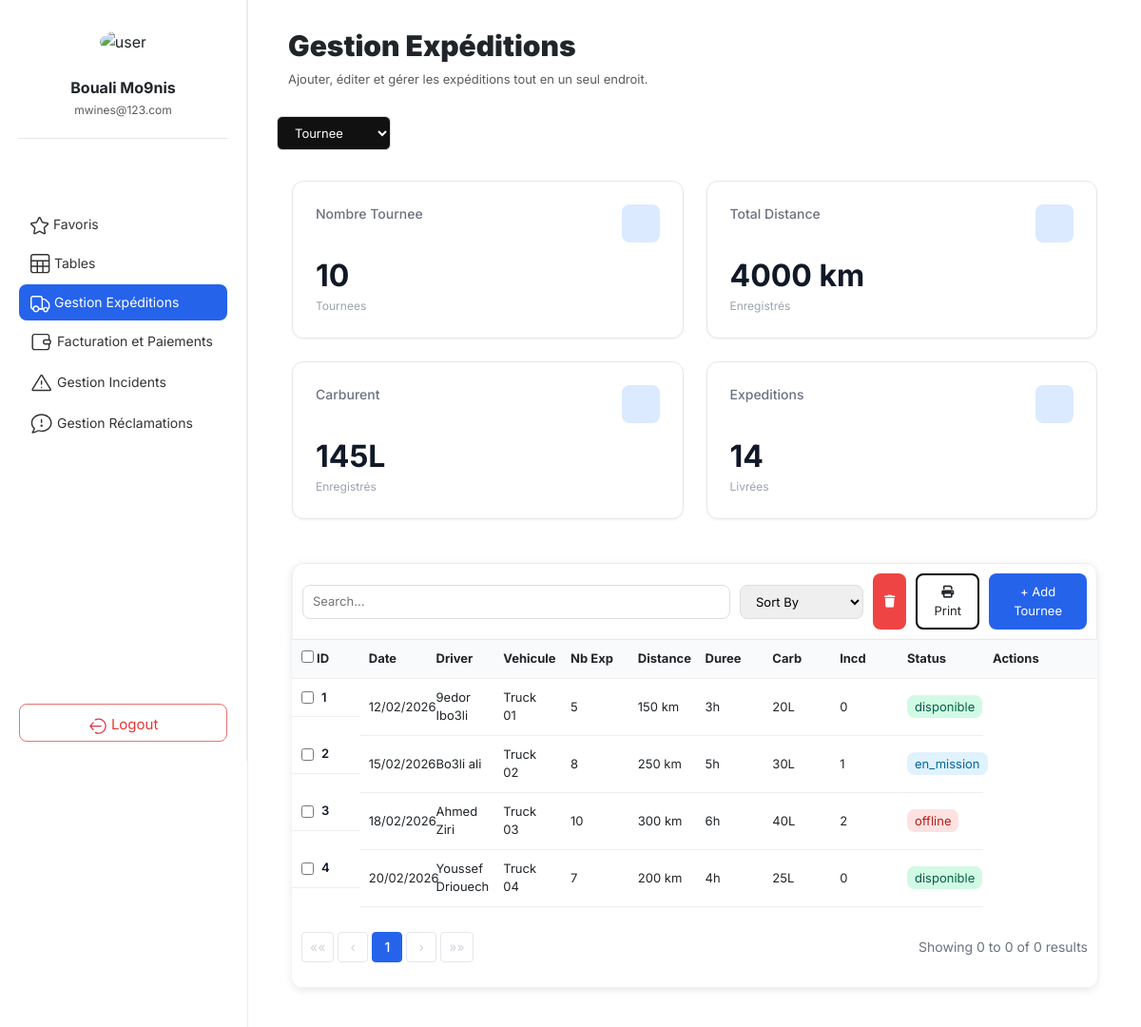
The page /expedition/tournee/ on the database as committed earlier.
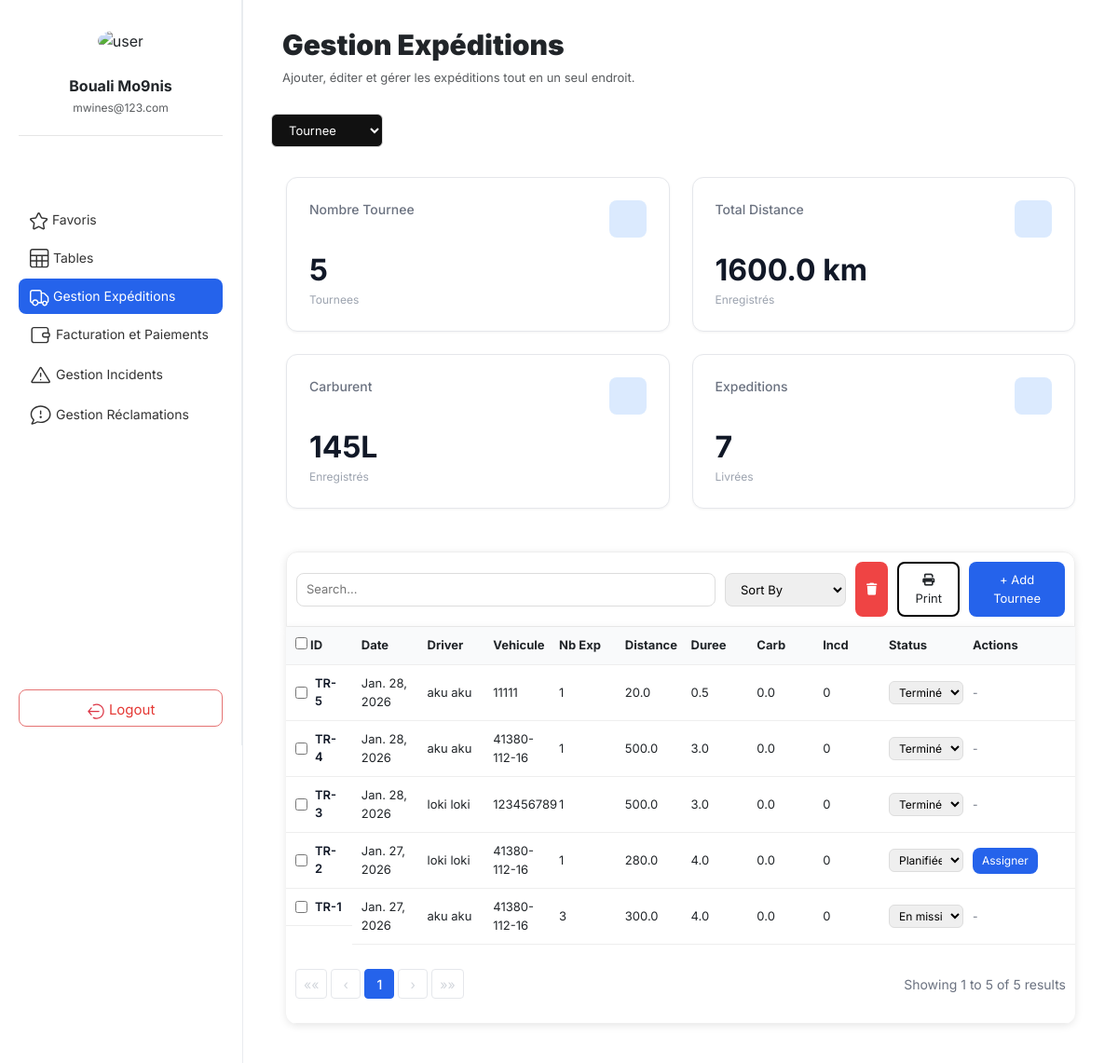
The same page on the database as committed later.
### core/models/models.py (models this page shows, shortened)
class Tour(models.Model):
    tour_date = models.DateField()
    distance = models.FloatField()
    duration = models.FloatField()
    status = models.CharField(max_length=50)
    driver = models.ForeignKey(Driver, on_delete=models.RESTRICT)
    vehicle = models.ForeignKey(Vehicle, on_delete=models.RESTRICT)
    nb_exp = models.IntegerField(default=0, verbose_name="Number of Expeditions")
    carb = models.FloatField(default=0, verbose_name="Fuel Consumption (L)")
    incd = models.IntegerField(default=0, verbose_name="Number of Incidents")

class Driver(models.Model):
    first_name = models.CharField(max_length=100)
    last_name = models.CharField(max_length=100)
    phone = models.CharField(max_length=20)
    license_number = models.CharField(max_length=50, unique=True)
    hire_date = models.DateField()
    status = models.CharField(max_length=50)
    def __str__(self):
        return f"{self.first_name} {self.last_name}"

class Vehicle(models.Model):
    plate_number = models.CharField(max_length=50, unique=True)
    brand = models.CharField(max_length=50)
    model = models.CharField(max_length=50)
    max_weight = models.FloatField()
    max_volume = models.FloatField()
    status = models.CharField(max_length=50)
    def __str__(self):
        return self.plate_number

### core/web/views.py (the view, shortened to what this page needs)
# urls.py: path("expedition/tournee/", views.tournee_view, name="tournee_view"),
def tournee_view(request):
    try:
        Tour = apps.get_model("core", "Tour")
    except LookupError as e:
        raise Http404("Tournee model not found (check core/models/models.py).") from e
    db_table = Tour._meta.db_table
    search_query = request.GET.get('search', '').strip()
    Tournees = Tour.objects.all()
    Tournees = Tournees.order_by('-id')
    page_obj = Paginator(Tournees, 10).get_page(request.GET.get("page"))
    from django.db.models import Sum, Count
    all_tours = Tour.objects.all()
    stats = {
        'tournees': all_tours.count(),
        'distance': all_tours.aggregate(Sum('distance'))['distance__sum'] or 0,
        'carburant': all_tours.aggregate(Sum('carb'))['carb__sum'] or 0,
        'expeditions': all_tours.aggregate(Sum('nb_exp'))['nb_exp__sum'] or 0,
    }
    return render(request, "expedition/tourne.html", {"page_obj": page_obj, "stats": stats})

### core/web/templates/expedition/tourne.html (shortened to what the changed rows need)
{% extends "home.html" %}
{% load static %}
{% block content %}
<link rel="stylesheet" href="{% static 'css/tourne.css' %}">
<div class="tables-top">
    <div class="table-header">
            <h2><b>Gestion Expéditions</b></h2>
    </div>
</div>
<div class="stats-cards-row">
    <div class="stat-card-modern">
        <div class="stat-header">
            <span class="stat-label">Nombre Tournee</span>
            <div class="stat-icon stat-icon-blue">
            </div>
        </div>
        <div class="stat-value-large">{{ stats.tournees|default:"10" }}</div>
        <div class="stat-sublabel">Tournees</div>
    </div>
    <div class="stat-card-modern">
        <div class="stat-header">
            <span class="stat-label">Total Distance</span>
            <div class="stat-icon stat-icon-blue">
            </div>
        </div>
        <div class="stat-value-large">{{ stats.distance|default:"4000" }} km</div>
        <div class="stat-sublabel">Enregistrés</div>
    </div>
    <div class="stat-card-modern">
        <div class="stat-header">
            <span class="stat-label">Expeditions</span>
            <div class="stat-icon stat-icon-blue">
            </div>
        </div>
        <div class="stat-value-large">{{ stats.expeditions|default:"14" }}</div>
        <div class="stat-sublabel">Livrées</div>
    </div>
</div>
<section class="table-section">
    <div class="table-content">
        <table>
            <thead>
                <tr>
                    <th>
                        <label>
                            <input type="checkbox" id="selectAll">
                            ID
                        </label>
                    </th>
                    <th>Date</th>
                    <th>Driver</th>
                    <th>Vehicule</th>
                    <th>Nb Exp </th>
                    <th>Distance </th>
                    <th>Duree</th>
                    <th>Carb</th>
                    <th>Incd</th>
                    <th style="width: 90px;">Status</th>
                    <th style="width: 120px;">Actions</th>
                </tr>
            </thead>
            <tbody>
                {% for tour in page_obj %}
                <tr>
                    <td class="id-col"><input type="checkbox" value="{{ tour.id }}"><span class="row-id">TR-{{ tour.id }}</span></td>
                    <td>{{ tour.tour_date }}</td>
                    <td>{{ tour.driver }}</td>
                    <td>{{ tour.vehicle }}</td>
                    <td>{{ tour.nb_exp }}</td>
                    <td>{{ tour.distance }}</td>
                    <td>{{ tour.duration }}</td>
                    <td>{{ tour.carb }}</td>
                    <td>{{ tour.incd }}</td>
                    <td class="status">
                        <select onchange="updateTourStatus({{ tour.id }}, this.value)"
                                style="padding: 3px 6px;width: 80px; border-radius: 6px; border: 1px solid #ddd; font-size: 12px; cursor: pointer;">
                            <option value="disponible" {% if tour.status == "disponible" %}selected{% endif %} {% if tour.status != "disponible" %}disabled{% endif %}>Planifiée</option>
                            <option value="en_mission" {% if tour.status == "en_mission" %}selected{% endif %}>En mission</option>
                            <option value="offline" {% if tour.status == "offline" %}selected{% endif %}>Terminée</option>
                        </select>
                    </td>
                    <td>
                        {% if tour.status == "disponible" %}
                        <button class="btn primary" style="padding: 5px 10px; font-size: 12px;" onclick="openAssignModal({{ tour.id }})">
                             Assigner
                        </button>
                        {% else %}
                        <span style="color: #6b7280; font-size: 12px;">-</span>
                        {% endif %}
                    </td>
                </tr>
                {% empty %}
                <tr>
                    <td class="id-col"><input type="checkbox"><span class="row-id">1</span></td>
                    <td>12/02/2026</td>
                    <td>9edor Ibo3li</td>
                    <td>Truck 01</td>
                    <td>5</td>
                    <td>150 km</td>
                    <td>3h</td>
                    <td>20L</td>
                    <td>0</td>
                    <td class="status">
                        <span class="status-badge status-disponible">disponible</span>
                    </td>
                </tr>
                <tr>
                    <td class="id-col"><input type="checkbox"><span class="row-id">2</span></td>
                    <td>15/02/2026</td>
                    <td>Bo3li ali</td>
                    <td>Truck 02</td>
                    <td>8</td>
                    <td>250 km</td>
                    <td>5h</td>
                    <td>30L</td>
                    <td>1</td>
                    <td class="status">
                        <span class="status-badge status-en_mission">en_mission</span>
                    </td>
                </tr>
                <tr>
                    <td class="id-col"><input type="checkbox"><span class="row-id">3</span></td>
                    <td>18/02/2026</td>
                    <td>Ahmed Ziri</td>
                    <td>Truck 03</td>
                    <td>10</td>
                    <td>300 km</td>
                    <td>6h</td>
                    <td>40L</td>
                    <td>2</td>
                    <td class="status">
                        <span class="status-badge status-offline">offline</span>
                    </td>
                </tr>
                <tr>
                    <td class="id-col"><input type="checkbox"><span class="row-id">4</span></td>
                    <td>20/02/2026</td>
                    <td>Youssef Driouech</td>
                    <td>Truck 04</td>
                    <td>7</td>
                    <td>200 km</td>
                    <td>4h</td>
                    <td>25L</td>
                    <td>0</td>
                    <td class="status">
                        <span class="status-badge status-disponible">disponible</span>
                    </td>
                </tr>
                {% endfor %}
            </tbody>
            <tfoot>
                <tr>
                    <td colspan="11">
                        <div class="pagination-footer">
                            <div class="pagination">
                                {% if page_obj.has_previous %}
                                    <a href="?page=1" class="pagination-nav">««</a>
                                    <a href="?page={{ page_obj.previous_page_number }}" class="pagination-nav">‹</a>
                                {% else %}
                                    <span class="pagination-nav disabled">««</span>
                                    <span class="pagination-nav disabled">‹</span>
                                {% endif %}
                                {% for num in page_obj.paginator.page_range %}
                                    {% if num == page_obj.number %}
                                        <strong class="pagination-current">{{ num }}</strong>
                                    {% elif num > page_obj.number|add:'-3' and num < page_obj.number|add:'3' %}
                                        <a href="?page={{ num }}" class="pagination-link">{{ num }}</a>
                                    {% elif num == 1 or num == page_obj.paginator.num_pages %}
                                        <a href="?page={{ num }}" class="pagination-link">{{ num }}</a>
                                    {% elif num == page_obj.number|add:'-3' or num == page_obj.number|add:'3' %}
                                        <span class="pagination-ellipsis">...</span>
                                    {% endif %}
                                {% endfor %}
                                {% if page_obj.has_next %}
                                    <a href="?page={{ page_obj.next_page_number }}" class="pagination-nav">›</a>
                                    <a href="?page={{ page_obj.paginator.num_pages }}" class="pagination-nav">»»</a>
                                {% else %}
                                    <span class="pagination-nav disabled">›</span>
                                    <span class="pagination-nav disabled">»»</span>
                                {% endif %}
                            </div>
                            <div class="pagination-info">
                                Showing {{ page_obj.start_index }} to {{ page_obj.end_index }} of {{ page_obj.paginator.count }} results
                            </div>
                        </div>
                    </td>
                </tr>
            </tfoot>
        </table>
    </div>
</section>
{% endblock %}

Rows that differ between the two databases and show on the page:
added Tour: id "5", tour_date "Jan. 28, 2026", driver "aku aku", vehicle "11111", nb_exp "1", distance "20.0", duration "0.5", carb "0.0", incd "0", status+id "Terminée"
added Tour: id "4", tour_date "Jan. 28, 2026", driver "aku aku", vehicle "41380-112-16", nb_exp "1", distance "500.0", duration "3.0", carb "0.0", incd "0", status+id "Terminée"
added Tour: id "3", tour_date "Jan. 28, 2026", driver "loki loki", vehicle "123456789", nb_exp "1", distance "500.0", duration "3.0", carb "0.0", incd "0", status+id "Terminée"
added Tour: id "2", tour_date "Jan. 27, 2026", driver "loki loki", vehicle "41380-112-16", nb_exp "1", distance "280.0", duration "4.0", carb "0.0", incd "0", status+id "Planifiée"
added Tour: id "1", tour_date "Jan. 27, 2026", driver "aku aku", vehicle "41380-112-16", nb_exp "3", distance "300.0", duration "4.0", carb "0.0", incd "0", status+id "En mission"
Other text that changed with them:
{{ stats.tournees|default:"10" }}: "10" → "5"
{{ stats.distance|default:"4000" }}: "4000" → "1600.0"
{{ stats.expeditions|default:"14" }}: "14" → "7"
{{ page_obj.start_index }}: "0" → "1"
{{ page_obj.end_index }}: "0" → "5"
{{ page_obj.paginator.count }}: "0" → "5"
form field value: "☐" → (not shown)
text no longer shown: "1 12/02/2026 9edor Ibo3li Truck 01 5 150 km 3h 20L 0 disponible 2 15/02/2026 Bo3li ali Truck 02 8 250 km 5h 30L 1 en_mission 3 18/02/2026 Ahmed Ziri Truck 03 10 300 km 6h 40L 2 offline 4 20/02/2026 Youssef Driouech Truck 04 7 200 km 4h 25L 0 disponible"
